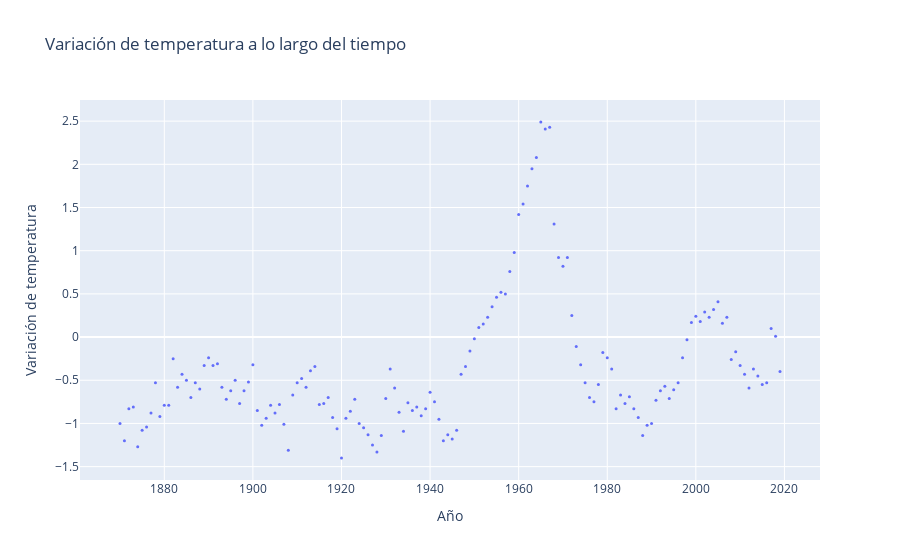

This figure's notebook cell:
### Code cell
# Extrae la variación de temperatura y el tiempo
temperatura = df.iloc[:, 1:].values.flatten()
#temperatura2 = df.iloc[1:60,1:].values.flatten()
tiempo = df["Date"].dt.year

# Crea la figura
fig = go.Figure()

# Añade el gráfico de dispersión
fig.add_trace(go.Scatter(
    x=tiempo, 
    y=temperatura, 
    mode='markers', 
    marker=dict(size=3),
    name='Variación de temperatura'
))

# Configura el diseño de la figura
fig.update_layout(
    title='Variación de temperatura a lo largo del tiempo',
    xaxis=dict(title='Año'),
    yaxis=dict(title='Variación de temperatura')
)

# Muestra la figura
fig.show()

### Figure 1 — Plotly figure (JSON) as saved in the notebook; plotly's stock layout.template omitted (floating-point values rounded to 4 significant figures; data arrays with more than 128 entries replaced by an {"elided": "..."} marker saying what was removed)
{"data": [{"marker": {"size": 3}, "mode": "markers", "name": "Variación de temperatura", "type": "scatter", "x": {"elided": "150 int values"}, "y": {"elided": "1800 float values"}}], "layout": {"title": {"text": "Variación de temperatura a lo largo del tiempo"}, "xaxis": {"title": {"text": "Año"}}, "yaxis": {"title": {"text": "Variación de temperatura"}}}}
